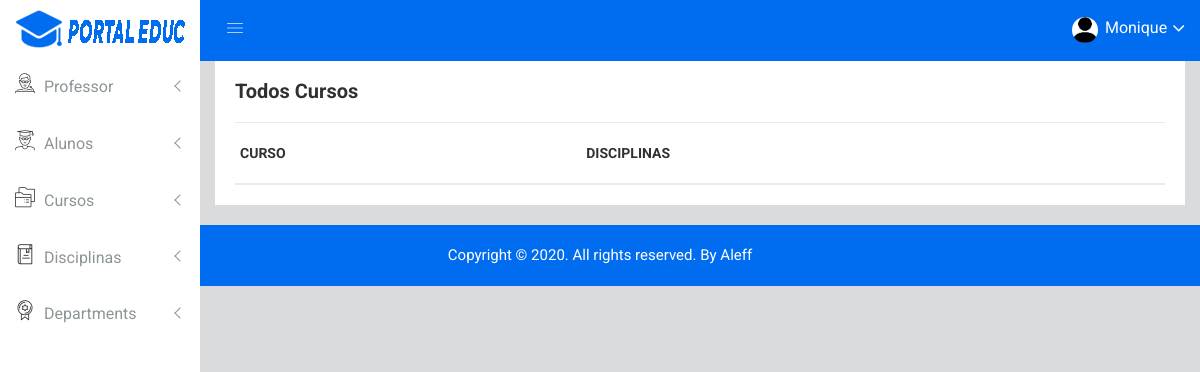
The page /all-courses (signed in) on the database as committed earlier.
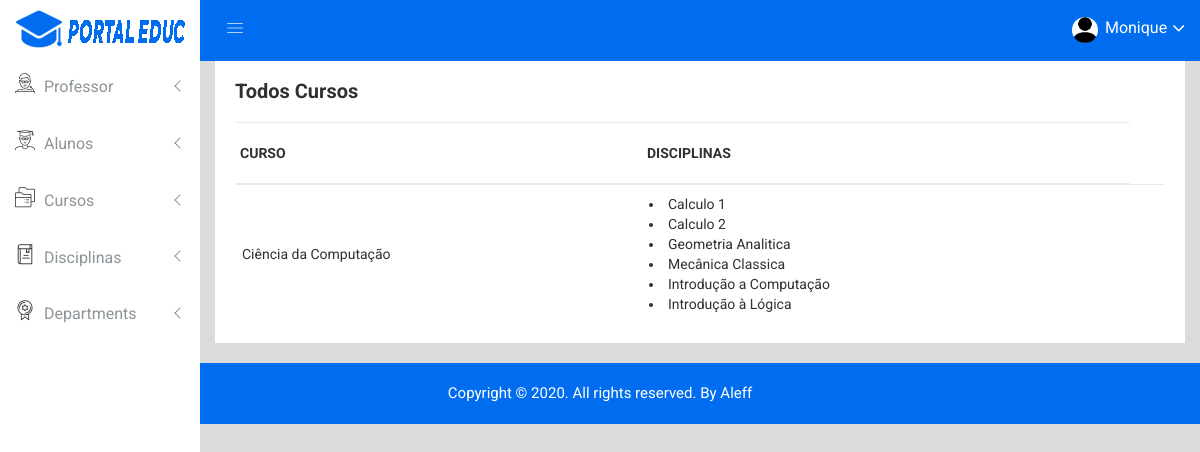
The same page on the database as committed later.
### app/models.py (models this page shows, shortened)
class Curso(models.Model):
    nome = models.CharField(max_length=50)
    disciplinas = models.ManyToManyField('Disciplinas')
    class Meta:
        ordering = ['nome']
        '''
        permissions = (
                ('permissao_editar_curso', 'Pode editar cursos'),
                ('permissao_add_curso', 'Pode adicionar'),
                ('permissao_excluir_curso', 'Pode adicionar'),
            ) '''

class Disciplinas(models.Model):
    nome = models.CharField(max_length=50)
    requisitos = models.ManyToManyField('self', null=True, blank=True, symmetrical=False)
    prof = models.ForeignKey(User, on_delete=models.CASCADE, limit_choices_to={'groups__name': 'Professores'})
    alunos = models.ManyToManyField(User,related_name='Alunos', blank=True, limit_choices_to={'groups__name':'Alunos'})
    LOAN_STATUS = (
        ('a', 'Aberta'),
        ('f', 'Fechada'),
        ('e', 'Execução'),
        ('l', 'Finalizada'),
    )
    status = models.CharField(
        max_length=1,
        choices=LOAN_STATUS,
        blank=True,
        default='f',
        help_text='Status da Disciplina',
    )
    class Meta:
        ordering = ['id']

### app/views.py (the view)
# urls.py: path('all-courses', views.all_courses),
@login_required(login_url='/login')
def all_courses (request):
    cursos = Curso.objects.all()
    return render(request, 'all-courses.html', {'cursos': cursos})

### app/templates/all-courses.html (shortened to what this page needs)
{% extends "header.html" %}
{% block content %}
        <div class="product-status mg-b-15">
            <div class="container-fluid">
                <div class="row">
                    <div class="col-lg-12 col-md-12 col-sm-12 col-xs-12">
                        <div class="product-status-wrap">
                            <h4>Todos Cursos</h4>
                            <div class="asset-inner">
                                <table>
                                    <tr>
                                        <th>CURSO</th>
                                        <th>DISCIPLINAS</th>
                                    </tr>
                                    {% for x in cursos %}
                                    <tr>
                                        <td>{{x.nome}}</td>
                                        <td>{% for z in x.disciplinas.all %} <li>{{z.nome}}</li>{%endfor%}</td>
                                        <td>
                                        </td>
                                    </tr>
                                    {% endfor %}
                                </table>
                            </div>
                        </div>
                    </div>
                </div>
            </div>
        </div>
    </div>
{% endblock %}

Rows that differ between the two databases and show on the page:
added Curso: nome "Ciência da Computação"
now on this page (row unchanged): Disciplinas: nome "Calculo 1"
now on this page (row unchanged): Disciplinas: nome "Calculo 2"
added Disciplinas: nome "Geometria Analitica"
added Disciplinas: nome "Mecânica Classica"
added Disciplinas: nome "Introdução a Computação"
added Disciplinas: nome "Introdução à Lógica"
